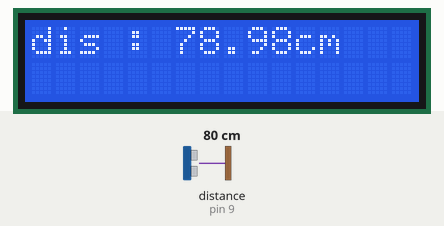
Recording of a sketch running on a simulated Arduino Uno, built with avr-gcc and run on an emulated ATmega328P. Parts: 16×2 character LCD. Wiring (inferred from the names in the program): ultrasonic range finder: trigger pin 8; echo pin 9. The test bench sets the inputs (shaded band); at power-on: distance to the obstacle (sensor on pin 9) 80 cm. The echo pulse lasts 58.3 µs per cm.

Above: at 1.2 s.
1.3 s: distance to the obstacle (sensor on pin 9) set to 2 cm
At 1.9 s:
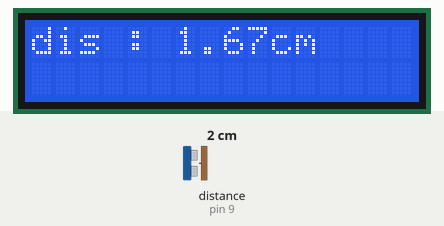
4.3 s: distance to the obstacle (sensor on pin 9) set to 4 cm
At 5.0 s:
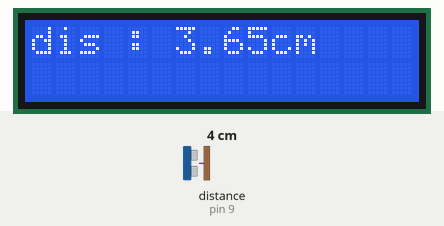
6.1 s: distance to the obstacle (sensor on pin 9) set to 9 cm
At 6.5 s:
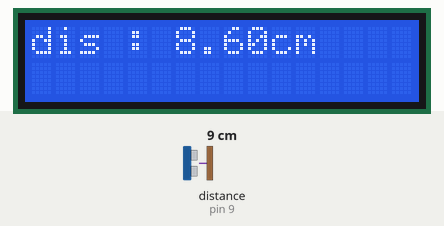
Timing chart, 0 to 9.1 s (numbered marks = the images above; inputs shaded):
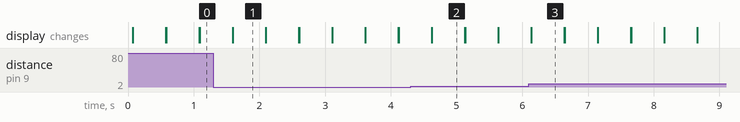

The sketch:

lcd_print.ino
```cpp
#include <LiquidCrystal.h>
LiquidCrystal lcd(12, 11, 4, 5, 6, 7);
int Trigpin = 8;  //쏘는거(방아쇠)
int EchoPin = 9;
int piezo = 6;


void setup() {
  lcd.begin(16, 2);
  pinMode(Trigpin, OUTPUT);
  pinMode(EchoPin, INPUT);
  Serial.begin(9600);
}

void loop() {
   float distance, duration;
   digitalWrite(Trigpin, 1);
  delayMicroseconds(10);
  digitalWrite(Trigpin, 0);
  duration = pulseIn(EchoPin, 1); //시간
  //Serial.println ("시간 : " + (String)duration);
  distance = (duration*34000)/1000000/2; //거리
  lcd.println ("dis : " + (String)distance + "cm");
  delay(500);
  lcd.clear();

//  lcd.setCursor(5,0);
//  lcd.print("Hello");
//  lcd.setCursor(4, 1);
//  lcd.print("Arduino");
//  delay(2000);
//  lcd.clear();
//  lcd.setCursor(3, 0);
//  lcd.print("Thank You");
//
//  delay(2000);
//  lcd.clear();
}
```

Measured:
- after the input at 1.3 s, the display: first differs from a run without the input after 0.29 s (image 1)
- after the input at 6.1 s, the display: first differs from a run without the input at once (image 3)
- what the display in image 1 shows lasts 0.5 s, from 1.6 s to 2.1 s
